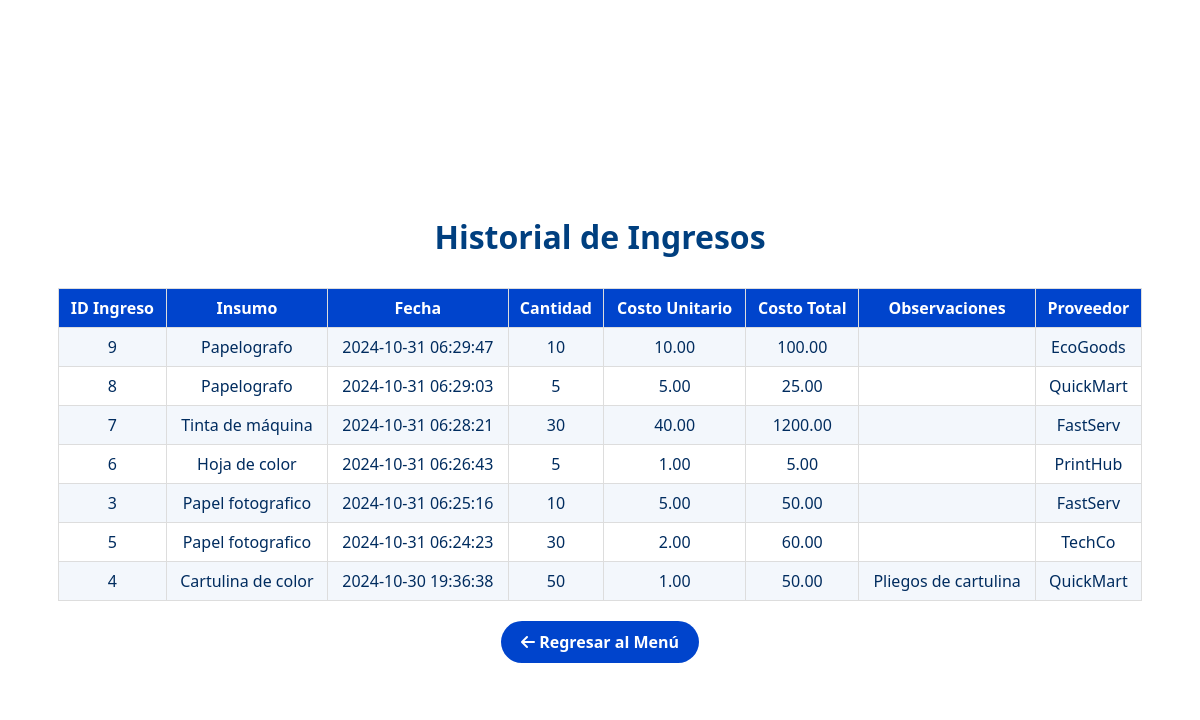
The app's page /vistas/historial_ingreso.php with its own data.
### tables this page shows
CREATE TABLE IF NOT EXISTS `ingreso` (
  `id_ingreso` int(11) NOT NULL AUTO_INCREMENT,
  `id_insumo` int(11) NOT NULL,
  `fecha` timestamp NOT NULL DEFAULT current_timestamp() ON UPDATE current_timestamp(),
  `cantidad` int(11) NOT NULL,
  `costo_unitario` decimal(10,2) DEFAULT NULL,
  `costo_total` decimal(10,2) GENERATED ALWAYS AS (`cantidad` * `costo_unitario`) STORED,
  `observaciones` text DEFAULT NULL,
  `id_proveedor` int(11) DEFAULT NULL,
  PRIMARY KEY (`id_ingreso`),
  KEY `id_insumo` (`id_insumo`),
  KEY `fk_proveedor` (`id_proveedor`),
  CONSTRAINT `fk_proveedor` FOREIGN KEY (`id_proveedor`) REFERENCES `proveedor` (`id_proveedor`) ON DELETE CASCADE,
  CONSTRAINT `ingreso_ibfk_1` FOREIGN KEY (`id_insumo`) REFERENCES `insumo` (`id_insumo`)
);

CREATE TABLE IF NOT EXISTS `insumo` (
  `id_insumo` int(11) NOT NULL AUTO_INCREMENT,
  `descripcion` varchar(150) DEFAULT NULL,
  `stock` int(11) DEFAULT NULL,
  `precio_compra` float DEFAULT NULL,
  PRIMARY KEY (`id_insumo`)
);

CREATE TABLE IF NOT EXISTS `proveedor` (
  `id_proveedor` int(11) NOT NULL AUTO_INCREMENT,
  `nombre` varchar(150) DEFAULT NULL,
  `ruc` char(11) DEFAULT NULL,
  `celular` varchar(12) DEFAULT NULL,
  `email` varchar(100) DEFAULT NULL,
  `direccion` varchar(200) DEFAULT NULL,
  PRIMARY KEY (`id_proveedor`)
);

### controladores/InsumoControlador.php (called while the page is built, shortened)
<?php
require_once __DIR__ . '/../config/conexion.php';
require_once __DIR__ . '/../modelos/ClsInsumo.php';
class InsumoControlador {
    private $insumo;
    public function __construct() {
        $baseDeDatos = new BaseDeDatos();
        $this->conexion = $baseDeDatos->obtenerConexion();
        $this->insumo = new ClsInsumo($this->conexion);
    }
    public function obtenerHistorialIngresos() {
        return $this->insumo->obtenerHistorialIngresos();
    }
}
?>

### config/conexion.php (called while the page is built, shortened)
<?php
class BaseDeDatos {
    private $host = "mysql";
    private $puerto = "3306";
    private $nombre_bd = "bdimprenta";
    private $usuario = "root";
    private $contrasena = "";
    public function obtenerConexion() {
        $this->conexion = null;
        try {
            $this->conexion = new PDO("mysql:host=" . $this->host . ";port=" . $this->puerto . ";dbname=" . $this->nombre_bd, $this->usuario, $this->contrasena);
            $this->conexion->setAttribute(PDO::ATTR_ERRMODE, PDO::ERRMODE_EXCEPTION);
        } catch(PDOException $excepcion) {
            echo "Error de conexión: " . $excepcion->getMessage();
        }
        return $this->conexion;
    }
}
?>

### modelos/ClsInsumo.php (called while the page is built, shortened)
<?php
class ClsInsumo {
    private $conexion;
    public function __construct($conexion) {
        $this->conexion = $conexion;
    }
    public function obtenerHistorialIngresos() {
        $query = "SELECT i.id_ingreso, ins.descripcion AS insumo, i.fecha, i.cantidad,
                         i.costo_unitario, (i.cantidad * i.costo_unitario) AS costo_total,
                         i.observaciones, p.nombre AS proveedor
                  FROM ingreso i
                  JOIN insumo ins ON i.id_insumo = ins.id_insumo
                  JOIN proveedor p ON i.id_proveedor = p.id_proveedor
                  ORDER BY i.fecha DESC";
        $stmt = $this->conexion->prepare($query);
        $stmt->execute();
        return $stmt->fetchAll(PDO::FETCH_ASSOC);
    }
}
?>

### vistas/historial_ingreso.php (the view, shortened to what this page needs)
<?php
require_once '../controladores/InsumoControlador.php';
$insumoControlador = new InsumoControlador();
$historialIngresos = $insumoControlador->obtenerHistorialIngresos();
?>
<!DOCTYPE html>
<html lang="es">
<head>
    <link rel="stylesheet" href="https://cdnjs.cloudflare.com/ajax/libs/font-awesome/6.0.0-beta3/css/all.min.css">
</head>
<body>
    <div class="historial-ingresos-container">
        <div class="container">
            <h1>Historial de Ingresos</h1>
            <?php if (!empty($historialIngresos)): ?>
                <table class="table">
                    <thead>
                        <tr>
                            <th>ID Ingreso</th>
                            <th>Insumo</th>
                            <th>Fecha</th>
                            <th>Cantidad</th>
                            <th>Costo Unitario</th>
                            <th>Costo Total</th>
                            <th>Observaciones</th>
                            <th>Proveedor</th>
                        </tr>
                    </thead>
                    <tbody>
                        <?php foreach ($historialIngresos as $ingreso): ?>
                            <tr>
                                <td><?= htmlspecialchars($ingreso['id_ingreso']); ?></td>
                                <td><?= htmlspecialchars($ingreso['insumo']); ?></td>
                                <td><?= htmlspecialchars($ingreso['fecha']); ?></td>
                                <td><?= htmlspecialchars($ingreso['cantidad']); ?></td>
                                <td><?= htmlspecialchars($ingreso['costo_unitario']); ?></td>
                                <td><?= htmlspecialchars($ingreso['costo_total']); ?></td>
                                <td><?= htmlspecialchars($ingreso['observaciones']); ?></td>
                                <td><?= htmlspecialchars($ingreso['proveedor']); ?></td>
                            </tr>
                        <?php endforeach; ?>
                    </tbody>
                </table>
            <?php else: ?>
                <div class="alert alert-warning text-center">
                    No hay registros de ingresos disponibles.
                </div>
            <?php endif; ?>
            <div class="buttons-container">
                <a href="/proyecto/softprint/vistas/menu_ingreso.php" class="button">
                    <i class="fas fa-arrow-left"></i> Regresar al Menú
                </a>
            </div>
        </div>
    </div>
</body>
</html>

### vistas/historial_ingreso.php (style rules this page uses)
.historial-ingresos-container { font-family: 'Segoe UI', Tahoma, Geneva, Verdana, sans-serif; color: #002c5f; min-height: 100vh; display: flex; align-items: center; justify-content: center; padding: 20px; }
.historial-ingresos-container .container { background: white; padding: 30px; width: 100%; }
.historial-ingresos-container h1 { color: #003f7f; text-align: center; margin-bottom: 30px; }
.historial-ingresos-container .table { width: 100%; border-collapse: collapse; margin-bottom: 20px; }
.historial-ingresos-container .table th, .historial-ingresos-container .table td { border: 1px solid #ddd; padding: 8px; text-align: center; }
.historial-ingresos-container .table th { background-color: #0044cc; color: white; }
.historial-ingresos-container .table tbody tr:nth-child(odd) { background-color: #f3f7fc; }
.historial-ingresos-container .buttons-container { display: flex; justify-content: center; gap: 10px; margin-top: 20px; }
.historial-ingresos-container .button { background-color: #0044cc; color: white; border: none; padding: 10px 20px; border-radius: 50px; text-decoration: none; font-weight: bold; display: inline-block; text-align: center; }

### records on screen
ingreso: id_ingreso "9", id_insumo.descripcion "Papelografo", fecha "2024-10-31 06:29:47", cantidad "10", costo_unitario "10.00", costo_total "100.00", id_proveedor.nombre "EcoGoods"
ingreso: id_ingreso "8", id_insumo.descripcion "Papelografo", fecha "2024-10-31 06:29:03", cantidad "5", costo_unitario "5.00", costo_total "25.00", id_proveedor.nombre "QuickMart"
ingreso: id_ingreso "7", id_insumo.descripcion "Tinta de máquina", fecha "2024-10-31 06:28:21", cantidad "30", costo_unitario "40.00", costo_total "1200.00", id_proveedor.nombre "FastServ"
ingreso: id_ingreso "6", id_insumo.descripcion "Hoja de color", fecha "2024-10-31 06:26:43", cantidad "5", costo_unitario "1.00", costo_total "5.00", id_proveedor.nombre "PrintHub"
ingreso: id_ingreso "3", id_insumo.descripcion "Papel fotografico", fecha "2024-10-31 06:25:16", cantidad "10", costo_unitario "5.00", costo_total "50.00", id_proveedor.nombre "FastServ"
ingreso: id_ingreso "5", id_insumo.descripcion "Papel fotografico", fecha "2024-10-31 06:24:23", cantidad "30", costo_unitario "2.00", costo_total "60.00", id_proveedor.nombre "TechCo"
ingreso: id_ingreso "4", id_insumo.descripcion "Cartulina de color", fecha "2024-10-30 19:36:38", cantidad "50", costo_unitario "1.00", costo_total "50.00", observaciones "Pliegos de cartulina", id_proveedor.nombre "QuickMart"
